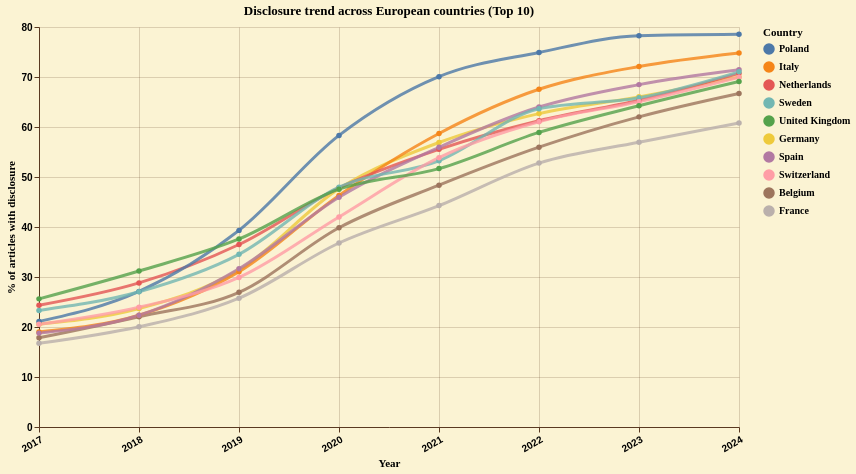

The Vega-Lite source for this figure:
### Vega-Lite specification from a JSON file in a GitHub repository (floating-point values rounded to 4 significant figures)
{"$schema": "https://vega.github.io/schema/vega-lite/v5.20.1.json", "config": {"area": {"color": "#6b4a32", "opacity": 0.8}, "axis": {"domainColor": "#5a3921", "gridColor": "#5a3921", "gridOpacity": 0.2, "labelColor": "black", "labelFontWeight": "bold", "tickColor": "#5a3921", "titleColor": "black", "titleFont": "EB Garamond"}, "background": "#fbf3d3", "bar": {"color": "#6b4a32", "opacity": 0.8}, "legend": {"labelColor": "black", "labelFont": "EB Garamond", "labelFontWeight": "bold", "titleColor": "black", "titleFont": "EB Garamond", "titleFontWeight": "bold"}, "line": {"color": "#6b4a32", "opacity": 0.8}, "mark": {"color": "#6b4a32", "opacity": 0.8}, "point": {"color": "#6b4a32", "opacity": 0.8}, "title": {"color": "black", "font": "EB Garamond"}, "view": {"height": 250, "stroke": null, "width": 350}}, "data": {"name": "data-9ade968d586bf28801991de81eb15d06"}, "datasets": {"data-9ade968d586bf28801991de81eb15d06": [{"Year": 2017, "disclosure_percent": 17.84, "n_articles": 13333, "normalized_countries": "Belgium"}, {"Year": 2018, "disclosure_percent": 22.06, "n_articles": 13718, "normalized_countries": "Belgium"}, {"Year": 2019, "disclosure_percent": 26.94, "n_articles": 13978, "normalized_countries": "Belgium"}, {"Year": 2020, "disclosure_percent": 39.85, "n_articles": 16518, "normalized_countries": "Belgium"}, {"Year": 2021, "disclosure_percent": 48.37, "n_articles": 16948, "normalized_countries": "Belgium"}, {"Year": 2022, "disclosure_percent": 55.96, "n_articles": 15393, "normalized_countries": "Belgium"}, {"Year": 2023, "disclosure_percent": 62.03, "n_articles": 14968, "normalized_countries": "Belgium"}, {"Year": 2024, "disclosure_percent": 66.7, "n_articles": 13299, "normalized_countries": "Belgium"}, {"Year": 2017, "disclosure_percent": 16.73, "n_articles": 40817, "normalized_countries": "France"}, {"Year": 2018, "disclosure_percent": 20.05, "n_articles": 40342, "normalized_countries": "France"}, {"Year": 2019, "disclosure_percent": 25.76, "n_articles": 41446, "normalized_countries": "France"}, {"Year": 2020, "disclosure_percent": 36.8, "n_articles": 47152, "normalized_countries": "France"}, {"Year": 2021, "disclosure_percent": 44.28, "n_articles": 46829, "normalized_countries": "France"}, {"Year": 2022, "disclosure_percent": 52.79, "n_articles": 43536, "normalized_countries": "France"}, {"Year": 2023, "disclosure_percent": 56.96, "n_articles": 40657, "normalized_countries": "France"}, {"Year": 2024, "disclosure_percent": 60.78, "n_articles": 36139, "normalized_countries": "France"}, {"Year": 2017, "disclosure_percent": 20.57, "n_articles": 56383, "normalized_countries": "Germany"}, {"Year": 2018, "disclosure_percent": 23.68, "n_articles": 57642, "normalized_countries": "Germany"}, {"Year": 2019, "disclosure_percent": 31.42, "n_articles": 58524, "normalized_countries": "Germany"}, {"Year": 2020, "disclosure_percent": 47.68, "n_articles": 65274, "normalized_countries": "Germany"}, {"Year": 2021, "disclosure_percent": 56.9, "n_articles": 70892, "normalized_countries": "Germany"}, {"Year": 2022, "disclosure_percent": 62.68, "n_articles": 65963, "normalized_countries": "Germany"}, {"Year": 2023, "disclosure_percent": 66.03, "n_articles": 61233, "normalized_countries": "Germany"}, {"Year": 2024, "disclosure_percent": 70.02, "n_articles": 56192, "normalized_countries": "Germany"}, {"Year": 2017, "disclosure_percent": 19.0, "n_articles": 46565, "normalized_countries": "Italy"}, {"Year": 2018, "disclosure_percent": 22.36, "n_articles": 48481, "normalized_countries": "Italy"}, {"Year": 2019, "disclosure_percent": 31.03, "n_articles": 52819, "normalized_countries": "Italy"}, {"Year": 2020, "disclosure_percent": 46.32, "n_articles": 68558, "normalized_countries": "Italy"}, {"Year": 2021, "disclosure_percent": 58.71, "n_articles": 70319, "normalized_countries": "Italy"}, {"Year": 2022, "disclosure_percent": 67.55, "n_articles": 66897, "normalized_countries": "Italy"}, {"Year": 2023, "disclosure_percent": 72.08, "n_articles": 62751, "normalized_countries": "Italy"}, {"Year": 2024, "disclosure_percent": 74.79, "n_articles": 58822, "normalized_countries": "Italy"}, {"Year": 2017, "disclosure_percent": 24.36, "n_articles": 27648, "normalized_countries": "Netherlands"}, {"Year": 2018, "disclosure_percent": 28.82, "n_articles": 28029, "normalized_countries": "Netherlands"}, {"Year": 2019, "disclosure_percent": 36.5, "n_articles": 28191, "normalized_countries": "Netherlands"}, {"Year": 2020, "disclosure_percent": 47.82, "n_articles": 31440, "normalized_countries": "Netherlands"}, {"Year": 2021, "disclosure_percent": 55.54, "n_articles": 33078, "normalized_countries": "Netherlands"}, {"Year": 2022, "disclosure_percent": 61.25, "n_articles": 30575, "normalized_countries": "Netherlands"}, {"Year": 2023, "disclosure_percent": 65.34, "n_articles": 28229, "normalized_countries": "Netherlands"}, {"Year": 2024, "disclosure_percent": 70.73, "n_articles": 25104, "normalized_countries": "Netherlands"}, {"Year": 2017, "disclosure_percent": 21.12, "n_articles": 13331, "normalized_countries": "Poland"}, {"Year": 2018, "disclosure_percent": 27.11, "n_articles": 14265, "normalized_countries": "Poland"}, {"Year": 2019, "disclosure_percent": 39.32, "n_articles": 15525, "normalized_countries": "Poland"}, {"Year": 2020, "disclosure_percent": 58.32, "n_articles": 20348, "normalized_countries": "Poland"}, {"Year": 2021, "disclosure_percent": 70.07, "n_articles": 22984, "normalized_countries": "Poland"}, {"Year": 2022, "disclosure_percent": 74.9, "n_articles": 21315, "normalized_countries": "Poland"}, {"Year": 2023, "disclosure_percent": 78.27, "n_articles": 19387, "normalized_countries": "Poland"}, {"Year": 2024, "disclosure_percent": 78.56, "n_articles": 18624, "normalized_countries": "Poland"}, {"Year": 2017, "disclosure_percent": 18.78, "n_articles": 31264, "normalized_countries": "Spain"}, {"Year": 2018, "disclosure_percent": 22.35, "n_articles": 32890, "normalized_countries": "Spain"}, {"Year": 2019, "disclosure_percent": 31.65, "n_articles": 35042, "normalized_countries": "Spain"}, {"Year": 2020, "disclosure_percent": 45.95, "n_articles": 43264, "normalized_countries": "Spain"}, {"Year": 2021, "disclosure_percent": 55.94, "n_articles": 46384, "normalized_countries": "Spain"}, {"Year": 2022, "disclosure_percent": 63.99, "n_articles": 43043, "normalized_countries": "Spain"}, {"Year": 2023, "disclosure_percent": 68.48, "n_articles": 41265, "normalized_countries": "Spain"}, {"Year": 2024, "disclosure_percent": 71.43, "n_articles": 37227, "normalized_countries": "Spain"}, {"Year": 2017, "disclosure_percent": 23.31, "n_articles": 16269, "normalized_countries": "Sweden"}, {"Year": 2018, "disclosure_percent": 27.05, "n_articles": 16243, "normalized_countries": "Sweden"}, {"Year": 2019, "disclosure_percent": 34.53, "n_articles": 16957, "normalized_countries": "Sweden"}, {"Year": 2020, "disclosure_percent": 47.96, "n_articles": 18656, "normalized_countries": "Sweden"}, {"Year": 2021, "disclosure_percent": 53.24, "n_articles": 19249, "normalized_countries": "Sweden"}, {"Year": 2022, "disclosure_percent": 63.65, "n_articles": 17588, "normalized_countries": "Sweden"}, {"Year": 2023, "disclosure_percent": 65.83, "n_articles": 16337, "normalized_countries": "Sweden"}, {"Year": 2024, "disclosure_percent": 71.03, "n_articles": 15148, "normalized_countries": "Sweden"}, {"Year": 2017, "disclosure_percent": 20.53, "n_articles": 10861, "normalized_countries": "Switzerland"}, {"Year": 2018, "disclosure_percent": 23.96, "n_articles": 18976, "normalized_countries": "Switzerland"}, {"Year": 2019, "disclosure_percent": 29.91, "n_articles": 20065, "normalized_countries": "Switzerland"}, {"Year": 2020, "disclosure_percent": 42.02, "n_articles": 23367, "normalized_countries": "Switzerland"}, {"Year": 2021, "disclosure_percent": 53.87, "n_articles": 24626, "normalized_countries": "Switzerland"}, {"Year": 2022, "disclosure_percent": 61.04, "n_articles": 23142, "normalized_countries": "Switzerland"}, {"Year": 2023, "disclosure_percent": 65.06, "n_articles": 21668, "normalized_countries": "Switzerland"}, {"Year": 2024, "disclosure_percent": 69.95, "n_articles": 19927, "normalized_countries": "Switzerland"}, {"Year": 2017, "disclosure_percent": 25.63, "n_articles": 62215, "normalized_countries": "United Kingdom"}, {"Year": 2018, "disclosure_percent": 31.2, "n_articles": 63805, "normalized_countries": "United Kingdom"}, {"Year": 2019, "disclosure_percent": 37.6, "n_articles": 63928, "normalized_countries": "United Kingdom"}, {"Year": 2020, "disclosure_percent": 47.56, "n_articles": 71804, "normalized_countries": "United Kingdom"}, {"Year": 2021, "disclosure_percent": 51.69, "n_articles": 77059, "normalized_countries": "United Kingdom"}, {"Year": 2022, "disclosure_percent": 58.92, "n_articles": 69168, "normalized_countries": "United Kingdom"}, {"Year": 2023, "disclosure_percent": 64.25, "n_articles": 63761, "normalized_countries": "United Kingdom"}, {"Year": 2024, "disclosure_percent": 69.1, "n_articles": 58164, "normalized_countries": "United Kingdom"}]}, "encoding": {"color": {"field": "normalized_countries", "sort": ["Poland", "Italy", "Netherlands", "Sweden", "United Kingdom", "Germany", "Spain", "Switzerland", "Belgium", "France"], "title": "Country", "type": "nominal"}, "tooltip": [{"field": "normalized_countries", "title": "Country", "type": "nominal"}, {"field": "Year", "title": "Year", "type": "quantitative"}, {"field": "disclosure_percent", "format": ".1f", "title": "% disclosure", "type": "quantitative"}, {"field": "n_articles", "title": "N. of articles", "type": "quantitative"}], "x": {"axis": {"format": "d", "labelAngle": -30, "labelFontWeight": "bold"}, "field": "Year", "title": "Year", "type": "quantitative"}, "y": {"field": "disclosure_percent", "title": "% of articles with disclosure", "type": "quantitative"}}, "height": 400, "mark": {"interpolate": "monotone", "point": true, "size": 3, "type": "line"}, "title": "Disclosure trend across European countries (Top 10)", "width": 700}
